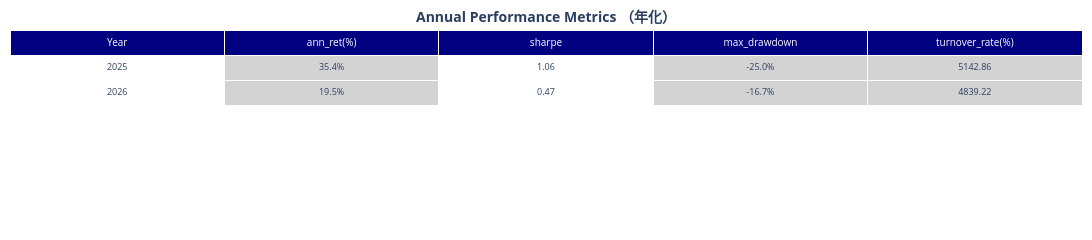

Notebook cell for this chart:
### Code cell
bv.plot_yearly_eval(merged_data)

### Figure 1 — Plotly figure (JSON) as saved in the notebook; plotly's stock layout.template omitted (floating-point values rounded to 4 significant figures)
{"data": [{"cells": {"align": "center", "fill": {"color": ["white", "lightgrey", "white", "lightgrey"]}, "font": {"size": 9}, "height": 25, "values": [["2025", "2026"], ["35.4%", "19.5%"], ["1.06", "0.47"], ["-25.0%", "-16.7%"], ["5142.86", "4839.22"]]}, "header": {"align": "center", "fill": {"color": "navy"}, "font": {"color": "white", "size": 10}, "height": 25, "values": ["Year", "ann_ret(%)", "sharpe", "max_drawdown", "turnover_rate(%)"]}, "type": "table"}], "layout": {"autosize": true, "height": 150, "margin": {"b": 10, "l": 10, "r": 10, "t": 30}, "title": {"font": {"size": 14}, "text": "<b>Annual Performance Metrics （年化）</b>", "x": 0.5, "xanchor": "center", "y": 0.95, "yanchor": "top"}, "width": 1200}}
